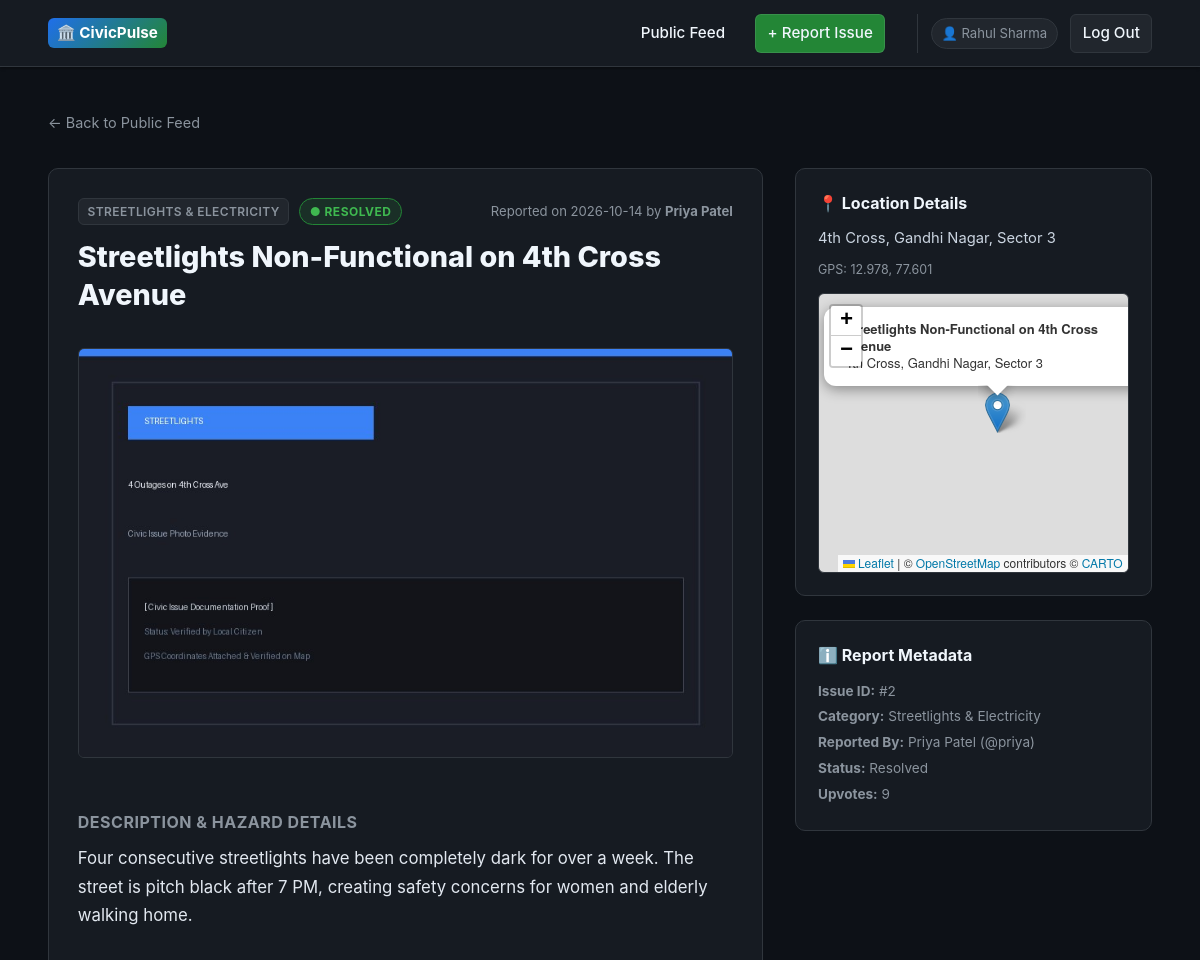
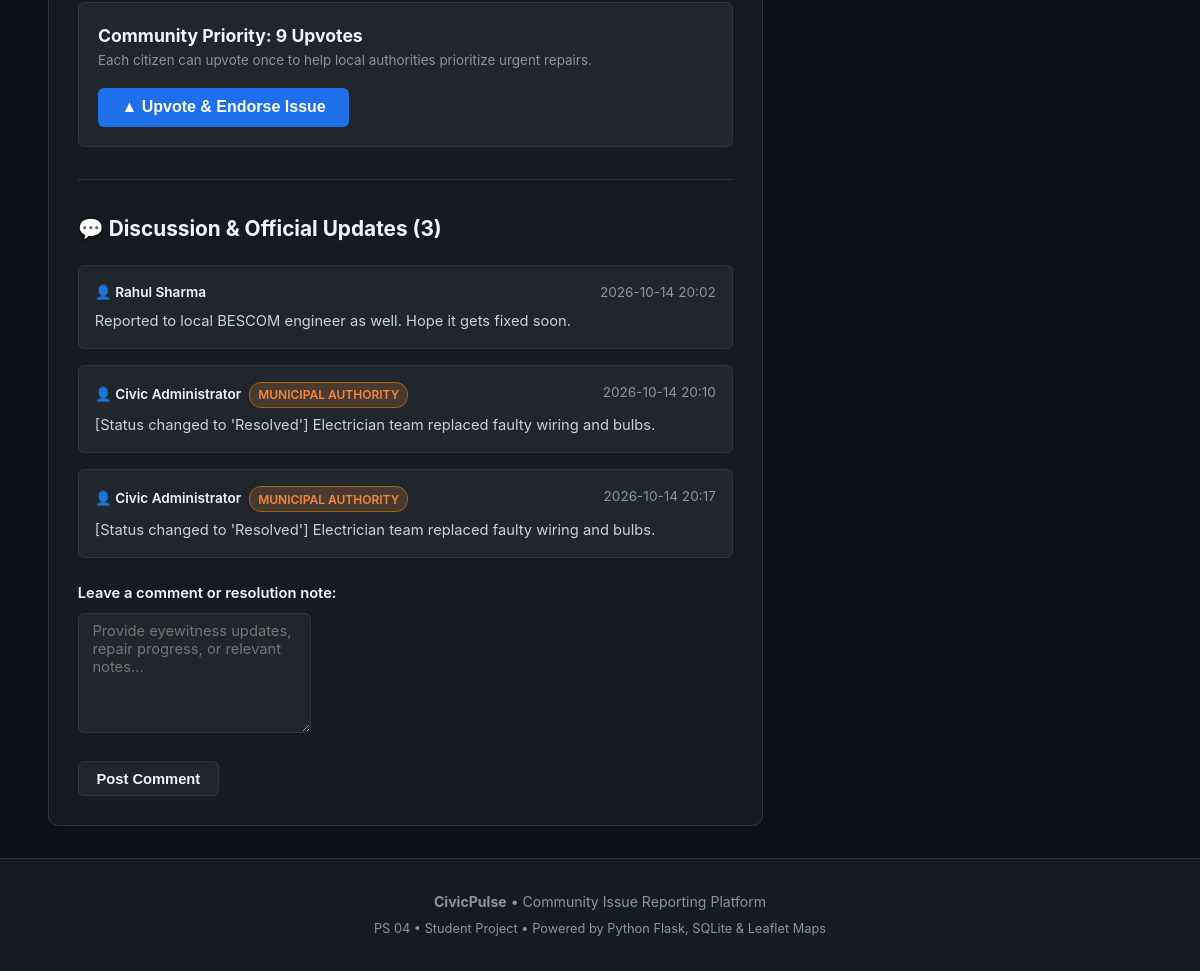
/issue/2 (signed in), run on the app's committed database (2 pictures, top to bottom).
### tables this page shows
CREATE TABLE users (
        id INTEGER PRIMARY KEY AUTOINCREMENT,
        username TEXT UNIQUE NOT NULL,
        password_hash TEXT NOT NULL,
        full_name TEXT NOT NULL,
        role TEXT NOT NULL DEFAULT 'citizen', -- 'citizen' or 'admin'
        created_at TIMESTAMP DEFAULT CURRENT_TIMESTAMP
    );

CREATE TABLE issues (
        id INTEGER PRIMARY KEY AUTOINCREMENT,
        title TEXT NOT NULL,
        description TEXT NOT NULL,
        category TEXT NOT NULL,
        location TEXT NOT NULL,
        latitude REAL,
        longitude REAL,
        image_filename TEXT,
        status TEXT NOT NULL DEFAULT 'Pending', -- 'Pending', 'In Progress', 'Resolved'
        upvotes INTEGER NOT NULL DEFAULT 0,
        user_id INTEGER NOT NULL,
        created_at TIMESTAMP DEFAULT CURRENT_TIMESTAMP,
        FOREIGN KEY (user_id) REFERENCES users (id) ON DELETE CASCADE
    );

CREATE TABLE comments (
        id INTEGER PRIMARY KEY AUTOINCREMENT,
        issue_id INTEGER NOT NULL,
        user_id INTEGER NOT NULL,
        comment_text TEXT NOT NULL,
        created_at TIMESTAMP DEFAULT CURRENT_TIMESTAMP,
        FOREIGN KEY (issue_id) REFERENCES issues (id) ON DELETE CASCADE,
        FOREIGN KEY (user_id) REFERENCES users (id) ON DELETE CASCADE
    );

### app.py (the view)
@app.route("/issue/<int:issue_id>")
def issue_detail(issue_id):
    conn = get_db()
    cursor = conn.cursor()
    cursor.execute("""
        SELECT issues.*, users.full_name AS reporter_name, users.username AS reporter_username
        FROM issues
        JOIN users ON issues.user_id = users.id
        WHERE issues.id = ?
    """, (issue_id,))
    issue = cursor.fetchone()
    if not issue:
        conn.close()
        flash("The requested issue could not be found.", "danger")
        return redirect(url_for("index"))
    cursor.execute("""
        SELECT comments.*, users.full_name AS author_name, users.role AS author_role
        FROM comments
        JOIN users ON comments.user_id = users.id
        WHERE comments.issue_id = ?
        ORDER BY comments.created_at ASC
    """, (issue_id,))
    comments = cursor.fetchall()
    has_upvoted = False
    if "user_id" in session:
        cursor.execute("""
            SELECT 1 FROM upvotes WHERE user_id = ? AND issue_id = ?
        """, (session["user_id"], issue_id))
        has_upvoted = cursor.fetchone() is not None
    conn.close()
    return render_template(
        "issue_detail.html",
        issue=issue,
        comments=comments,
        has_upvoted=has_upvoted
    )

### app.py (called while the page is built)
@app.context_processor
def inject_globals():
    return {
        "CATEGORIES": CATEGORIES,
        "STATUS_CHOICES": STATUS_CHOICES,
        "is_logged_in": "user_id" in session,
        "current_username": session.get("username"),
        "current_fullname": session.get("full_name"),
        "current_role": session.get("role")
    }

### database.py (called while the page is built)
def get_db():
    conn = sqlite3.connect(DB_NAME)
    conn.row_factory = sqlite3.Row  # Access columns by name like dict: row['title']
    conn.execute("PRAGMA foreign_keys = ON")
    return conn

### templates/issue_detail.html (shortened to what this page needs)
{% extends "base.html" %}
{% block content %}
<div style="margin-top: 1.5rem; margin-bottom: 0.8rem;">
  <a href="{{ url_for('index') }}" style="font-size: 0.9rem; color: var(--text-muted);">&larr; Back to Public Feed</a>
</div>
<div class="detail-layout">
  <div class="detail-main">
    <div style="display: flex; gap: 0.6rem; align-items: center; margin-bottom: 0.8rem; flex-wrap: wrap;">
      <span class="category-tag">{{ issue.category }}</span>
      <span class="status-badge
        {% if issue.status == 'Pending' %}status-pending
        {% elif issue.status == 'In Progress' %}status-in-progress
        {% elif issue.status == 'Resolved' %}status-resolved
        {% endif %}">
        ● {{ issue.status }}
      </span>
      <span style="font-size: 0.82rem; color: var(--text-muted); margin-left: auto;">
        Reported on {{ issue.created_at[:10] }} by <strong>{{ issue.reporter_name }}</strong>
      </span>
    </div>
    <h1 style="font-size: 1.8rem; font-weight: 800; line-height: 1.3; margin-bottom: 1rem;">
      {{ issue.title }}
    </h1>
    {% if issue.image_filename %}
      <div>
        <img
          src="{{ url_for('static', filename='uploads/' + issue.image_filename) }}"
          alt="Photo proof for {{ issue.title }}"
          class="detail-image"
        >
      </div>
    {% endif %}
    <div style="margin: 1.5rem 0; font-size: 1.05rem; line-height: 1.7; color: #e2e8f0;">
      <h3 style="font-size: 1rem; text-transform: uppercase; letter-spacing: 0.5px; color: var(--text-muted); margin-bottom: 0.5rem;">
        Description & Hazard Details
      </h3>
      <p style="white-space: pre-line;">{{ issue.description }}</p>
    </div>
    <div style="background-color: var(--bg-input); border: 1px solid var(--border-color); border-radius: var(--radius-sm); padding: 1.2rem; display: flex; align-items: center; justify-content: space-between; margin: 2rem 0; flex-wrap: wrap; gap: 1rem;">
      <div>
        <div style="font-weight: 700; font-size: 1.1rem; color: var(--text-main);">
          Community Priority: {{ issue.upvotes }} {% if issue.upvotes == 1 %}Upvote{% else %}Upvotes{% endif %}
        </div>
        <div style="font-size: 0.84rem; color: var(--text-muted);">
          Each citizen can upvote once to help local authorities prioritize urgent repairs.
        </div>
      </div>
      <form action="{{ url_for('upvote_issue', issue_id=issue.id) }}" method="POST" style="margin: 0;">
        <button
          type="submit"
          class="btn {% if has_upvoted %}btn-secondary{% else %}btn-accent{% endif %}"
          style="font-size: 1rem; padding: 0.6rem 1.4rem;"
        >
          {% if has_upvoted %}
            ✓ You Endorsed This (Click to Undo)
          {% else %}
            ▲ Upvote & Endorse Issue
          {% endif %}
        </button>
      </form>
    </div>
    <section class="comments-section">
      <h3 style="font-size: 1.3rem; font-weight: 700; margin-bottom: 1.2rem;">
        💬 Discussion & Official Updates ({{ comments|length }})
      </h3>
      {% if comments %}
        {% for comment in comments %}
          <div class="comment-card">
            <div class="comment-header">
              <span class="comment-author">
                👤 {{ comment.author_name }}
                {% if comment.author_role == 'admin' %}
                  <span class="admin-pill">Municipal Authority</span>
                {% endif %}
              </span>
              <span class="comment-time">{{ comment.created_at[:16] }}</span>
            </div>
            <div class="comment-body">
              {{ comment.comment_text }}
            </div>
          </div>
        {% endfor %}
      {% else %}
        <p style="color: var(--text-muted); font-size: 0.92rem; margin-bottom: 1.5rem;">
          No comments yet. Have more information or an update? Be the first to comment below!
        </p>
      {% endif %}
      {% if is_logged_in %}
        <form action="{{ url_for('add_comment', issue_id=issue.id) }}" method="POST" style="margin-top: 1.5rem;">
          <div class="form-group">
            <label for="comment_text">Leave a comment or resolution note:</label>
            <textarea
              name="comment_text"
              id="comment_text"
              class="form-control"
              rows="3"
              placeholder="Provide eyewitness updates, repair progress, or relevant notes..."
              required
            ></textarea>
          </div>
          <button type="submit" class="btn btn-secondary">Post Comment</button>
        </form>
      {% endif %}
    </section>
  </div>
  <aside class="detail-sidebar">
    <div class="detail-sidebar-card">
      <h4 style="font-size: 1rem; font-weight: 700; margin-bottom: 0.6rem;">📍 Location Details</h4>
      <p style="font-size: 0.92rem; color: #cbd5e1; margin-bottom: 0.6rem;">
        {{ issue.location }}
      </p>
      {% if issue.latitude and issue.longitude %}
        <div style="font-size: 0.78rem; color: var(--text-muted); margin-bottom: 0.4rem;">
          GPS: {{ issue.latitude }}, {{ issue.longitude }}
        </div>
        <div id="issue-map" class="map-container"></div>
      {% endif %}
    </div>
    <div class="detail-sidebar-card">
      <h4 style="font-size: 1rem; font-weight: 700; margin-bottom: 0.6rem;">ℹ️ Report Metadata</h4>
      <ul style="list-style: none; font-size: 0.85rem; color: var(--text-muted); line-height: 1.9;">
        <li><strong>Issue ID:</strong> #{{ issue.id }}</li>
        <li><strong>Category:</strong> {{ issue.category }}</li>
        <li><strong>Reported By:</strong> {{ issue.reporter_name }} (@{{ issue.reporter_username }})</li>
        <li><strong>Status:</strong> {{ issue.status }}</li>
        <li><strong>Upvotes:</strong> {{ issue.upvotes }}</li>
      </ul>
    </div>
  </aside>
</div>
{% endblock %}

### templates/base.html (shortened to what this page needs)
<!DOCTYPE html>
<html lang="en">
<head>
  <link rel="stylesheet" href="https://unpkg.com/leaflet@1.9.4/dist/leaflet.css" />
  <link rel="stylesheet" href="{{ url_for('static', filename='css/style.css') }}">
</head>
<body>
  <header class="navbar">
    <div class="container nav-container">
      <a href="{{ url_for('index') }}" class="nav-brand">
        <span class="logo-badge">🏛️ CivicPulse</span>
      </a>
      <nav>
        <ul class="nav-links">
          <li><a href="{{ url_for('index') }}">Public Feed</a></li>
          <li><a href="{{ url_for('report_issue') }}" class="btn btn-primary btn-sm">+ Report Issue</a></li>
          <li class="nav-user-info">
            {% if is_logged_in %}
              <span class="user-badge">
                👤 {{ current_fullname }}
              </span>
              <a href="{{ url_for('logout') }}" class="btn btn-secondary btn-sm">Log Out</a>
            {% else %}
              <a href="{{ url_for('login') }}" class="btn btn-secondary btn-sm">Log In</a>
              <a href="{{ url_for('register') }}" class="btn btn-accent btn-sm">Register</a>
            {% endif %}
          </li>
        </ul>
      </nav>
    </div>
  </header>
  <main class="container">
    {% block content %}{% endblock %}
  </main>
  <footer class="footer">
    <div class="container">
      <p><strong>CivicPulse</strong> &bull; Community Issue Reporting Platform</p>
      <p style="font-size: 0.8rem; margin-top: 0.3rem;">
        PS 04 &bull; Student Project &bull; Powered by Python Flask, SQLite & Leaflet Maps
      </p>
    </div>
  </footer>
</body>
</html>

### data on the page
users: full_name "Rahul Sharma"
issues: category "STREETLIGHTS & ELECTRICITY", status "RESOLVED", created_at "2026-10-14", title "Streetlights Non-Functional on 4th Cross Avenue", image_filename (picture), description "Four consecutive streetlights have been completely dark for over a week. The street is pitch black after 7 PM, creating safety concerns for women and elderly walking home.", upvotes "9", location "4th Cross, Gandhi Nagar, Sector 3", latitude "12.978", longitude "77.601", id "2", category "Streetlights & Electricity", status "Resolved"
users: reporter_name "Priya Patel", reporter_username "priya"
comments: author_name "Rahul Sharma", created_at "2026-10-14 20:02", comment_text "Reported to local BESCOM engineer as well. Hope it gets fixed soon."
comments: author_name "Civic Administrator", shows "MUNICIPAL AUTHORITY", created_at "2026-10-14 20:10", comment_text "[Status changed to 'Resolved'] Electrician team replaced faulty wiring and bulbs."
comments: author_name "Civic Administrator", shows "MUNICIPAL AUTHORITY", created_at "2026-10-14 20:17", comment_text "[Status changed to 'Resolved'] Electrician team replaced faulty wiring and bulbs."

### other printed values
{{ comments|length }} "3"
